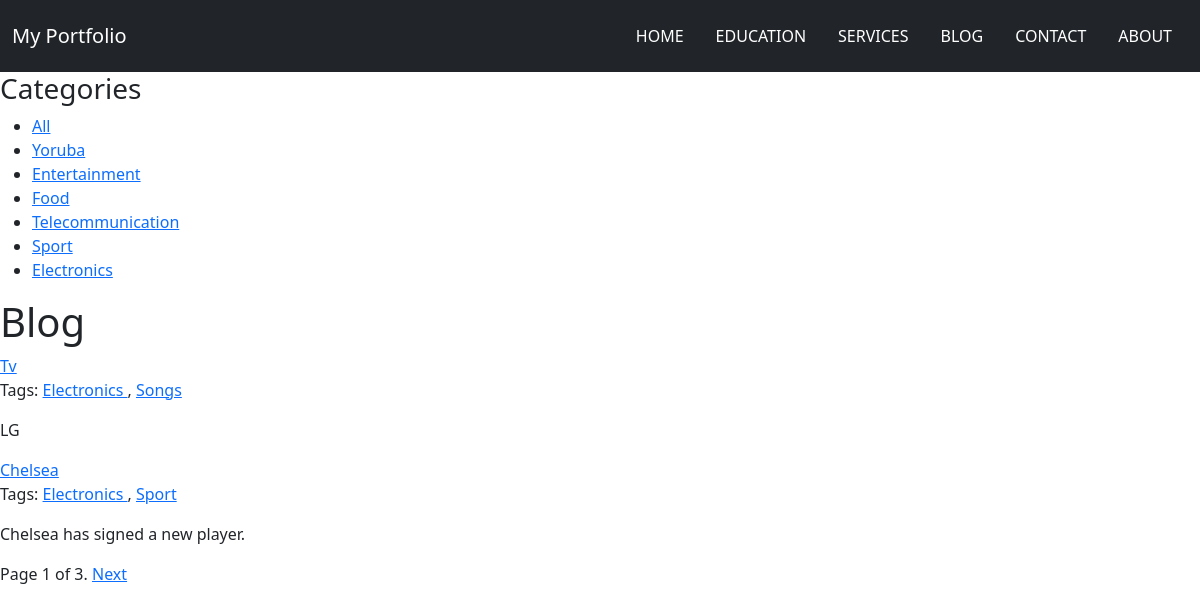
The page / on the database its author committed.
### blog/models.py (models this page shows, shortened)
class Category(models.Model):
    name=models.CharField(max_length=25)
    slug=models.SlugField(max_length=25)
    def get_absolute_url(self):
        return reverse('blog:post_list_by_category', args=[self.slug])

class Post(models.Model):
    title=models.CharField(max_length=50)
    slug=models.SlugField(max_length=50)
    author=models.ForeignKey(User, on_delete=models.CASCADE)
    body=models.TextField(max_length=1000)
    category=models.ForeignKey(Category, on_delete=models.CASCADE)
    updated=models.DateTimeField(auto_now=True)
    created=models.DateTimeField(auto_now_add=True)
    tags = TaggableManager()
    class Meta:
        ordering=('-created',)
    def get_absolute_url(self):
        return reverse('blog:postdetail',args=[self.id,self.slug])

### blog/views.py (the view, shortened to what this page needs)
# urls.py: path('',views.PostList,name='postlist'),
def PostList(request, slug=None, tag_slug=None):
    category=None
    categories=Category.objects.all()
    posts =Post.objects.all()
    tag = None
    if tag_slug:
        tag = get_object_or_404(Tag, slug=tag_slug)
        posts = posts.filter(tags__in=[tag])
    paginator = Paginator(posts, 2) # 3 posts in each page
    page = request.GET.get('page')
    try:
        posts = paginator.page(page)
    except PageNotAnInteger:
        posts = paginator.page(1)
    except EmptyPage:
        posts = paginator.page(paginator.num_pages)
    context={
        'tag':tag,
        'Posts':posts,
        'categories':categories,
        'category':category
    }
    return render(request,'blog/postlist.html',context)

### blog/templates/blog/postlist.html (shortened to what this page needs)
{% extends "base.html" %}
{% load static %}
{% block content %}
<div id="sidebar">
  <h3>Categories</h3>
  <ul>
      <li {% if not category %}class="selected"{% endif %}>
        <a href="{% url "blog:postlist" %}">All</a>
      </li>
      {% for c in categories %}
          <li >
              <a href="{{ c.get_absolute_url }}">{{ c.name }}</a>
          </li>
      {% endfor %}
  </ul>
</div>
<div id="main" class="product-list">
  <h1>{% if category %}{{ category.name }}{% else %}Blog
  {% endif %}</h1>
  {% for post in Posts %}
  <div class="item">
      <a href="{{ post.get_absolute_url }}">
          {{ post.title }}
      </a>
      <p class="tags">
        Tags:
        {% for tag in post.tags.all %}
          <a href="{% url 'blog:post_list_by_tag' tag_slug=tag.slug %}">
            {{ tag.name }}
          </a>
          {% if not forloop.last %}, {% endif %}
        {% endfor %}
        </p>
      <p>{{ post.body }}</p>
  </div>
  {% endfor %}
</div>
{% include "blog/pagination.html" with page=Posts %}
{% endblock %}

### portfolio/templates/base.html (shortened to what this page needs)
{% load static %}
<!DOCTYPE html>
<html lang="en">
<head>
<link href="https://cdn.jsdelivr.net/npm/bootstrap@5.2.0-beta1/dist/css/bootstrap.min.css" rel="stylesheet">
</head>
<body>
  <nav class="navbar  navbar-expand-lg navbar-dark bg-dark">
    <div class="container-fluid">
      <a class="navbar-brand" href="#">My Portfolio</a>
        <span class="navbar-text">
          <ul class="nav justify-content-end">
            <li class="nav-item">
              <a class="nav-link active" aria-current="page" href="{% url 'homepage' %}">HOME</a>
            </li>
            <li class="nav-item">
              <a class="nav-link" href="#">EDUCATION</a>
            </li>
            <li class="nav-item">
              <a class="nav-link" href="#">SERVICES</a>
            </li>
            <li class="nav-item">
              <a class="nav-link" href="{% url 'portfolio' %}">BLOG</a>
            </li>
            <li class="nav-item">
              <a class="nav-link" href="{% url 'contact' %}">CONTACT</a>
            </li>
            <li class="nav-item">
              <a class="nav-link" href="#">ABOUT</a>
            </li>
          </ul>
        </span>
    </div>
  </nav>
  <div>
    {% block content %}
    {% endblock %}
</div>
</body>
</html>

### blog/templates/blog/pagination.html (shortened to what this page needs)
<div class="pagination">
    <span class="step-links">
        <span class="current">
            Page {{ page.number }} of {{ page.paginator.num_pages }}.
        </span>
        {% if page.has_next %}
            <a href="?page={{ page.next_page_number }}">Next</a>
        {% endif %}
    </span>
</div>

### rows shown on the page
Category: name "Yoruba"
Category: name "Entertainment"
Category: name "Food"
Category: name "Telecommunication"
Category: name "Sport"
Category: name "Electronics"
Post: title "Tv", body "LG"
Tag: name "Electronics"
Tag: name "Songs"
Post: title "Chelsea", body "Chelsea has signed a new player."
Tag: name "Sport"

### other values the page prints
{{ page.number }} "1"
{{ page.paginator.num_pages }} "3"
